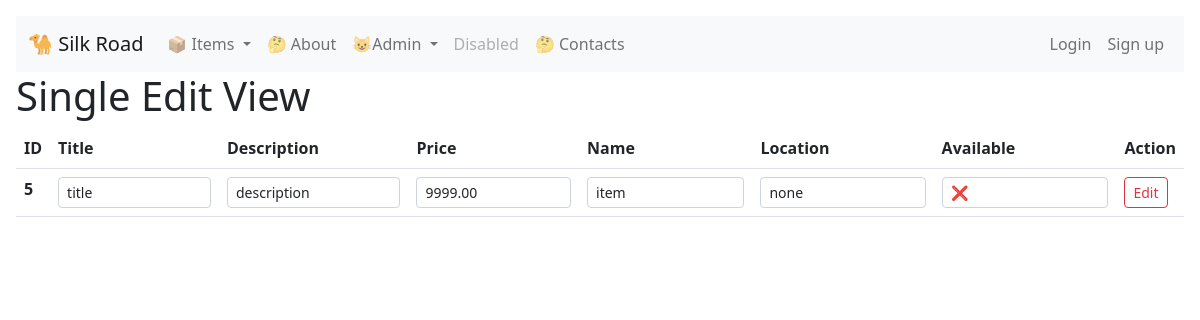
The app's page /item/5/edit, older data.
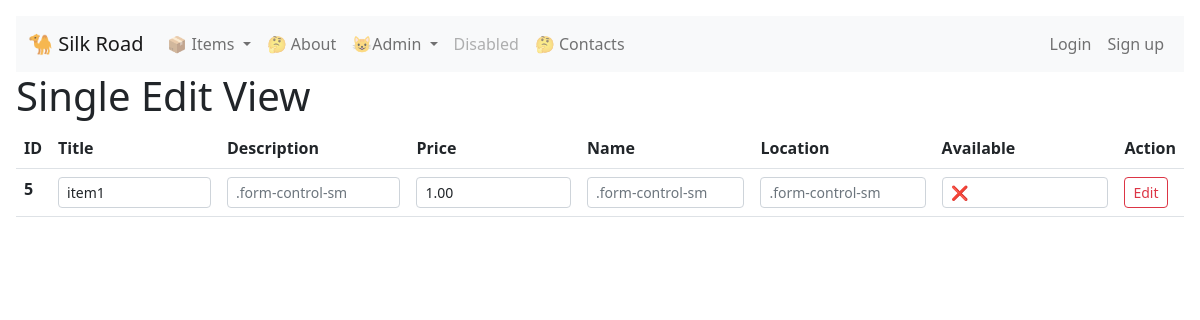
The same page, newer data.
### item/models.py (models this page shows, shortened)
class Item(models.Model):
    title       = models.CharField(max_length=120)
    description = models.TextField(null=True, blank=True)
    price       = models.DecimalField(decimal_places=2, max_digits=1000)
    name        = models.TextField(null=True, blank=True)
    location    = models.TextField(null=True, blank=True)
    markAsSold  = models.BooleanField()

### item/views.py (the view)
# urls.py: path('<int:id>/edit', item_edit_view, name = 'item_edit'),
def item_edit_view(request, id=None):
    if id:
        obj = Item.objects.get(id=id)
        context = { 'object': obj }
        return render(request, "item/item_edit_individual.html", context)
    else:
        obj = Item.objects.all()
        context = { 'object': obj }
        return render(request, "item/item_edit.html", context)

### item/templates/item/item_edit_individual.html
{% extends 'base.html' %}
{% block content %}
<h1>Single Edit View</h1>
<table class="table">
    <thead>
      <tr>
        <th scope="col">ID</th>
        <th scope="col">Title</th>
        <th scope="col">Description</th>
        <th scope="col">Price</th>
        <th scope="col">Name</th>
        <th scope="col">Location</th>
        <th scope="col">Available</th>
        <th scope="col">Action</th>
      </tr>
    </thead>
    <tbody>
        <tr>
            <th scope="row">{{object.id}}</th>
            <td><input class="form-control form-control-sm" type="text" placeholder=".form-control-sm" value={{object.title}}></td>
            <td><input class="form-control form-control-sm" type="text" placeholder=".form-control-sm" value={{object.description|safe}}></td>
            <td><input class="form-control form-control-sm" type="text" placeholder=".form-control-sm" value={{object.price}}></td>
            <td><input class="form-control form-control-sm" type="text" placeholder=".form-control-sm" value={{object.name}}></td>
            <td><input class="form-control form-control-sm" type="text" placeholder=".form-control-sm" value={{object.location}}></td>
              {% if object.markAsSold == True %}
              <td><input class="form-control form-control-sm" type="text" placeholder=".form-control-sm" value=✔️></td>
              {% else %}
              <td><input class="form-control form-control-sm" type="text" placeholder=".form-control-sm" value=❌></td>
              {% endif %}
              <td><a class="btn btn-sm btn-outline-danger" href="/item/{{object.id}}/edit">Edit</a></td>
        </tr>
    </tbody>
  </table>
{% endblock %}

Row changes from the older to the newer data that the page shows:
changed Item id 5: title (not shown) → "item1"; price "9999.00" → "1.00"; location "none" → (not shown)
Text that changed along with them:
form field value: "description" → (not shown)
form field value: "item" → (not shown)
form field value: "title" → (not shown)
